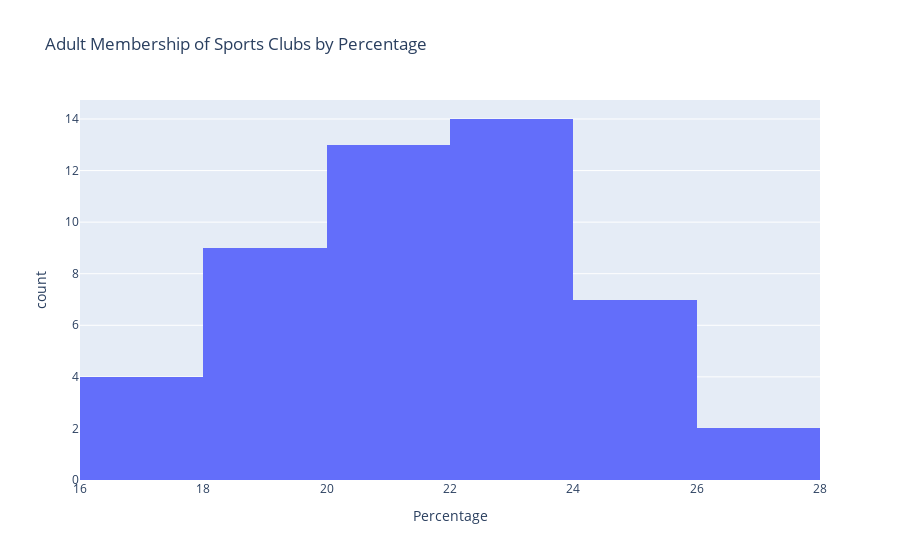

The code cell stored with this chart in its notebook:
### Markdown cell above
## Histograms

-----

### Code cell
# default histogram
fig1 = px.histogram(df1, x="Percentage", title="Adult Membership of Sports Clubs by Percentage")
fig1.show()

### Figure 1 — Plotly figure (JSON) as saved in the notebook; plotly's stock layout.template omitted (floating-point values rounded to 4 significant figures)
{"data": [{"alignmentgroup": "True", "bingroup": "x", "hovertemplate": "Percentage=%{x}<br>count=%{y}<extra></extra>", "legendgroup": "", "marker": {"color": "#636efa"}, "name": "", "offsetgroup": "", "orientation": "v", "showlegend": false, "type": "histogram", "x": [16.8, 21.9, 24, 16.7, 24.9, 21.3, 22.5, 20.7, 19.7, 19.9, 22.3, 24, 17.9, 22.8, 22.3, 21.2, 22.6, 22.3, 25, 17.4, 22.3, 20.3, 20.9, 19.1, 19.1, 25.4, 21.8, 27.6, 19.3, 22.2, 19.9, 23.7, 21.8, 22.3, 20.4, 24, 20.4, 23.8, 18.6, 18.9, 24.3, 23.1, 27.7, 22.9, 20.4, 21.9, 23.5, 21.2, 19.9], "xaxis": "x", "yaxis": "y"}], "layout": {"barmode": "relative", "legend": {"tracegroupgap": 0}, "title": {"text": "Adult Membership of Sports Clubs by Percentage"}, "xaxis": {"anchor": "y", "domain": [0, 1], "title": {"text": "Percentage"}}, "yaxis": {"anchor": "x", "domain": [0, 1], "title": {"text": "count"}}}}
